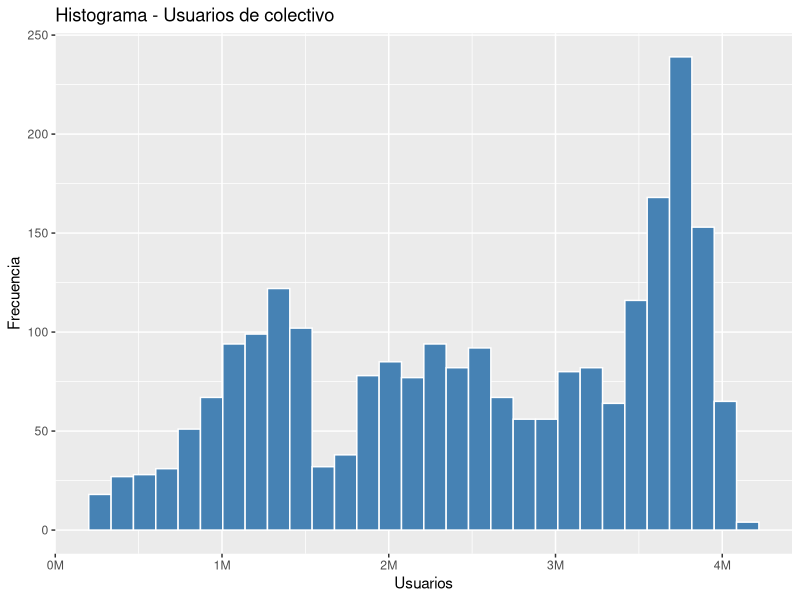
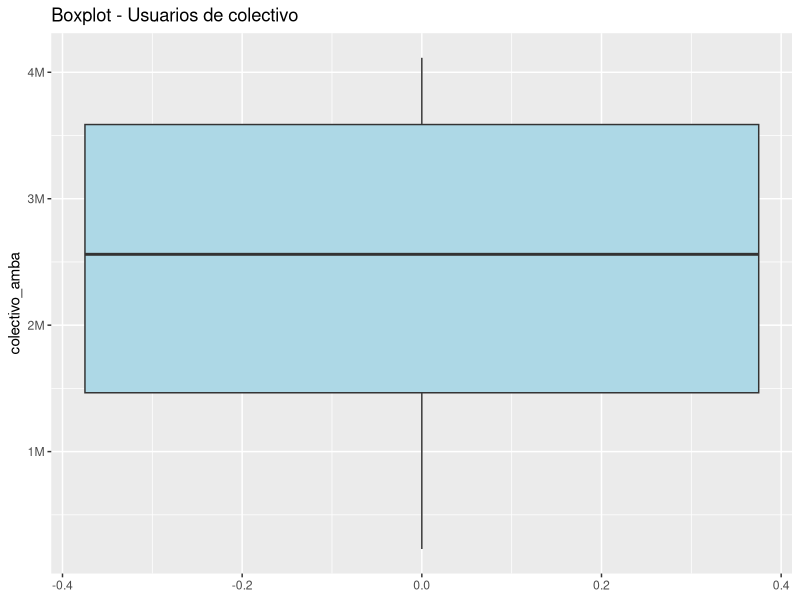
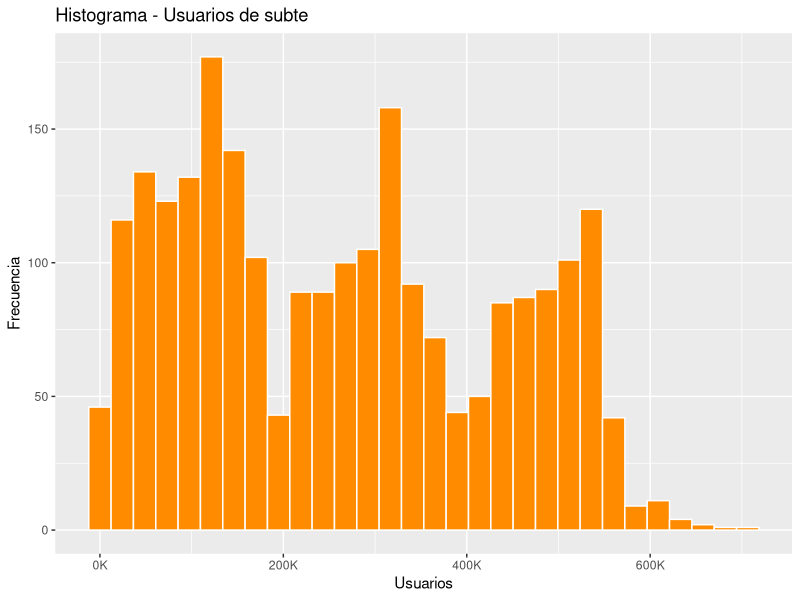
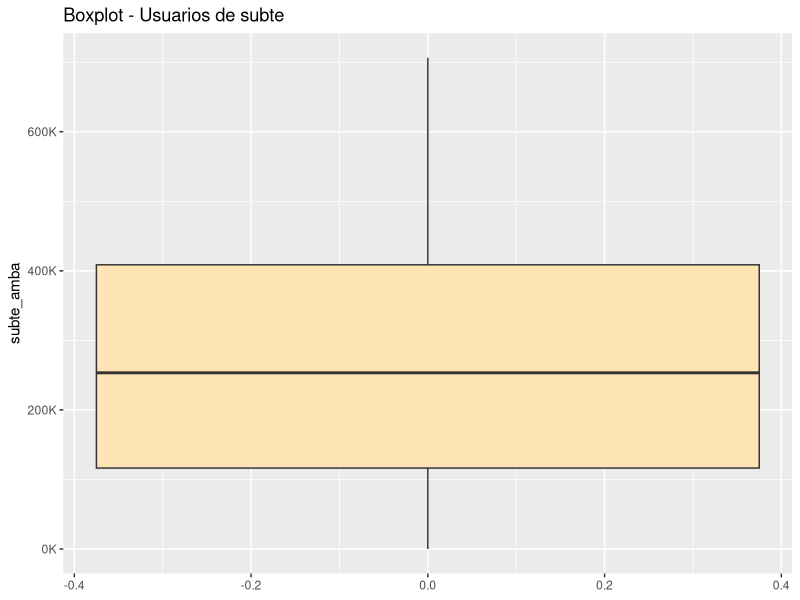
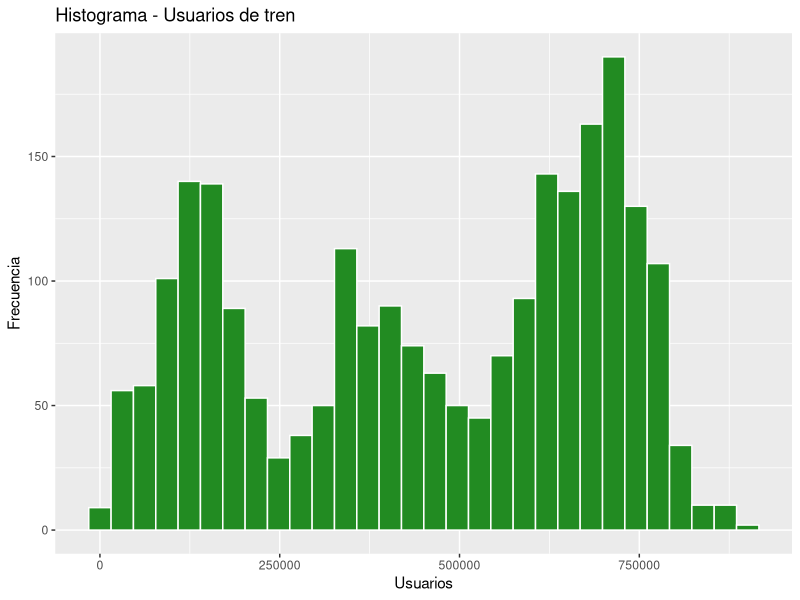
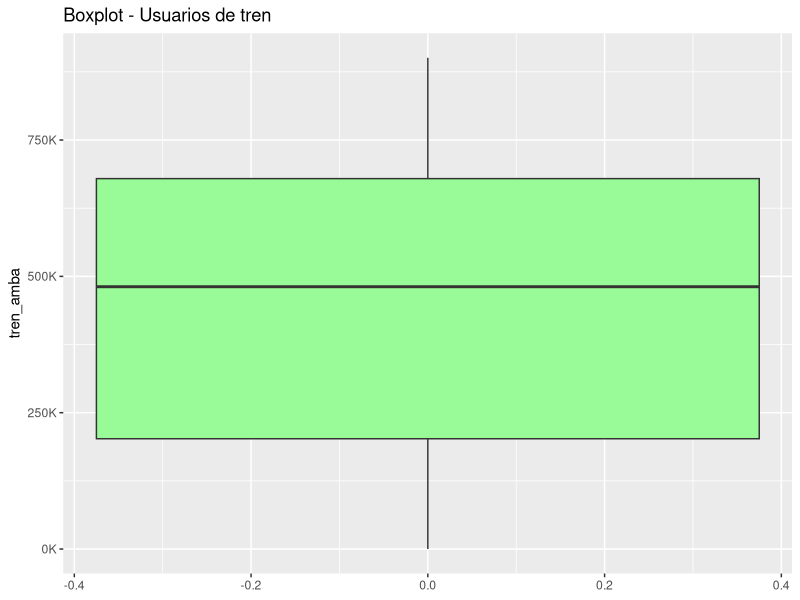

These figures' R source, in order:
## ---- chunk 1
library(tidyverse)
library(scales)
## ---- chunk 2
datos <- read_csv("datos/dataset_sube.csv")
glimpse(datos)
summary(datos)
## ---- chunk 3
dias <- c("Lunes", "Martes", "Miércoles", "Jueves", "Viernes", "Sábado", "Domingo")
datos <- datos %>%
  mutate(dia_semana_lbl = factor(dias[dia_semana + 1], levels = dias))
## ---- chunk 4
datos %>% 
  summarise( 
    media_colectivo = mean(colectivo_amba, na.rm = TRUE), 
    mediana_colectivo = median(colectivo_amba, na.rm = TRUE), 
    media_subte = mean(subte_amba, na.rm = TRUE),
    mediana_subte = median(subte_amba, na.rm = TRUE), 
    media_tren = mean(tren_amba, na.rm = TRUE),
    mediana_tren = median(tren_amba, na.rm = TRUE) 
)
## ---- chunk 5
moda <- function(x) {
  ux <- unique(na.omit(x))
  ux[which.max(tabulate(match(x, ux)))]
}

moda(datos$colectivo_amba)
moda(datos$subte_amba)
moda(datos$tren_amba)

## ---- chunk 6
quantile(datos$colectivo_amba, probs = c(0.25, 0.5, 0.75), na.rm = TRUE)
quantile(datos$colectivo_amba, probs = seq(0, 1, 0.1), na.rm = TRUE)

quantile(datos$subte_amba, probs = c(0.25, 0.5, 0.75), na.rm = TRUE)
quantile(datos$subte_amba, probs = seq(0, 1, 0.1), na.rm = TRUE)

quantile(datos$tren_amba, probs = c(0.25, 0.5, 0.75), na.rm = TRUE)
quantile(datos$tren_amba, probs = seq(0, 1, 0.1), na.rm = TRUE)
## ---- chunk 7
ggplot(datos, aes(x = colectivo_amba)) +
  geom_histogram(bins = 30, fill = "steelblue", color = "white") +
  # scale = 1e-6 divide el número por un millón, suffix = "M" le agrega la letra
  scale_x_continuous(labels = label_number(scale = 1e-6, suffix = "M")) + 
  labs(title = "Histograma - Usuarios de colectivo", x = "Usuarios", y = "Frecuencia")

ggplot(datos, aes(y = colectivo_amba)) +
  geom_boxplot(fill = "lightblue") +
  scale_y_continuous(labels = label_number(scale = 1e-6, suffix = "M")) +
  labs(title = "Boxplot - Usuarios de colectivo")
## ---- chunk 8
ggplot(datos, aes(x = subte_amba)) +
  geom_histogram(bins = 30, fill = "darkorange", color = "white") +
  scale_x_continuous(labels = label_number(scale = 1e-3, suffix = "K")) +
  labs(title = "Histograma - Usuarios de subte", x = "Usuarios", y = "Frecuencia")

ggplot(datos, aes(y = subte_amba)) +
  geom_boxplot(fill = "moccasin") +
  scale_y_continuous(labels = label_number(scale = 1e-3, suffix = "K")) +
  labs(title = "Boxplot - Usuarios de subte")
## ---- chunk 9
ggplot(datos, aes(x = tren_amba)) +
  geom_histogram(bins = 30, fill = "forestgreen", color = "white") +
  labs(title = "Histograma - Usuarios de tren", x = "Usuarios", y = "Frecuencia")

ggplot(datos, aes(y = tren_amba)) +
  geom_boxplot(fill = "palegreen") +
  scale_y_continuous(labels = label_number(scale = 1e-3, suffix = "K")) +
  labs(title = "Boxplot - Usuarios de tren")
## ---- chunk 10
rango <- max(datos$colectivo_amba, na.rm = TRUE) - min(datos$colectivo_amba, na.rm = TRUE)
amplitud <- rango / 10
amplitud
## ---- chunk 11
datos %>%
  mutate(intervalo = cut(colectivo_amba, breaks = 10)) %>%
  count(intervalo) %>%
  mutate(
    frec_relativa = n / sum(n),
    frec_porcentual = round(frec_relativa * 100, 2),
    frec_acumulada = cumsum(n)
  )
## ---- chunk 12
datos %>%
  mutate(intervalo = cut(subte_amba, breaks = 10)) %>%
  count(intervalo) %>%
  mutate(
    frec_relativa = n / sum(n),
    frec_porcentual = round(frec_relativa * 100, 2),
    frec_acumulada = cumsum(n)
  )
## ---- chunk 13
datos %>%
  mutate(intervalo = cut(tren_amba, breaks = 10)) %>%
  count(intervalo) %>%
  mutate(
    frec_relativa = n / sum(n),
    frec_porcentual = round(frec_relativa * 100, 2),
    frec_acumulada = cumsum(n)
  )
